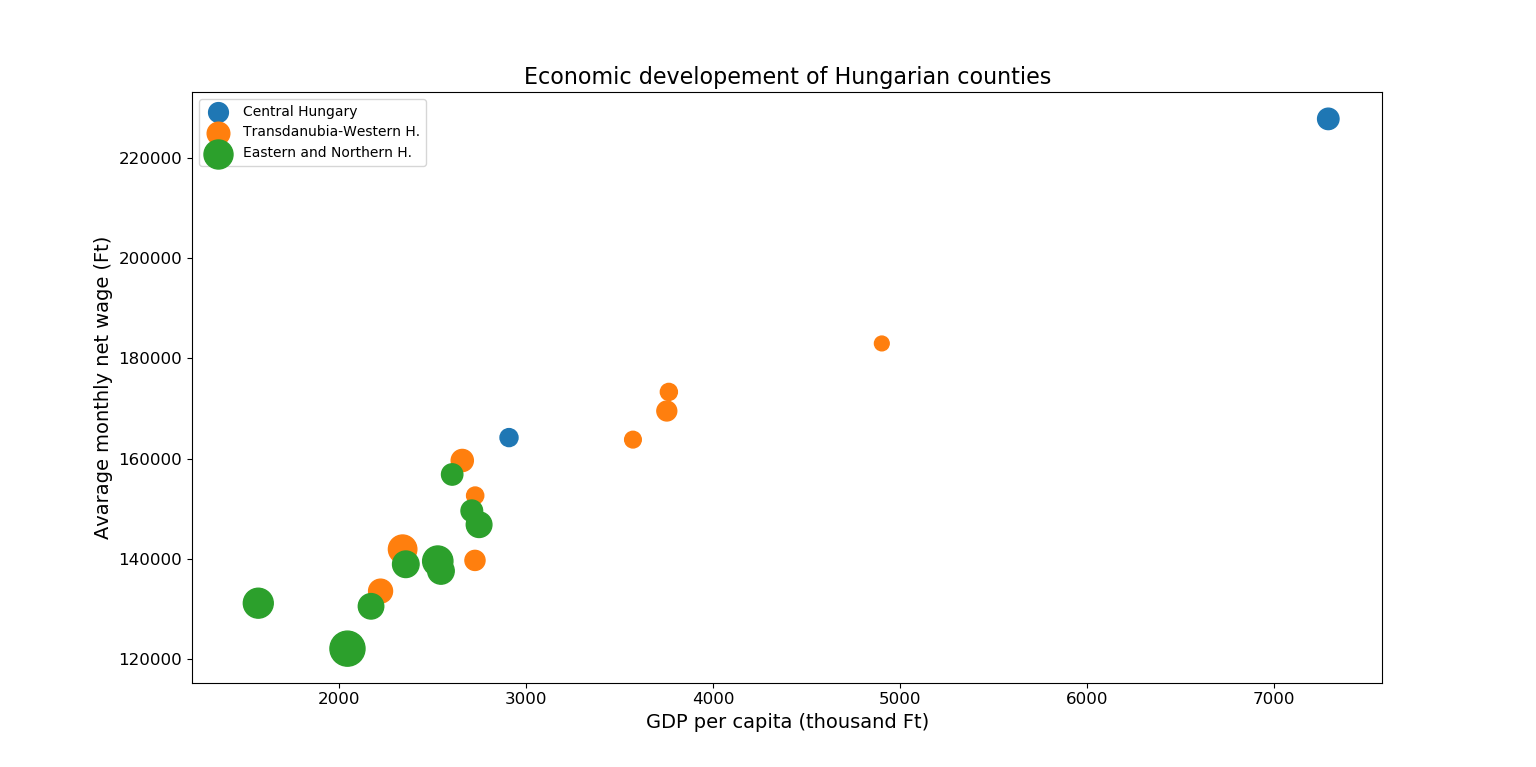

Generate this figure with Python:

import pandas as pd
import numpy as np
import matplotlib.pyplot as plt
import plotly.offline as off
import plotly.graph_objs as go

# off.init_notebook_mode(connected=True)

unem_raw = pd.read_excel(
    r'D:\Programozás\PYTHON\data\munkanelkuli_ter.xls', header=1)
wage_raw = pd.read_excel(
    r'D:\Programozás\PYTHON\data\nettoatlagkereset_ter.xls', header=1)
gdp_raw = pd.read_excel(
    r'D:\Programozás\PYTHON\data\gdpperfo_ter.xls', header=1)
aktiv_raw = pd.read_excel(
    r'D:\Programozás\PYTHON\data\gazd_aktiv_ter.xls', header=1)

aktiva = pd.DataFrame(aktiv_raw)
aktiva.iloc[1, 1] = 'megye'
aktiva.iloc[2, 1] = 'megye'
aktiva.rename(columns={2016: 'twentysixteen'}, inplace=True)
aktiv = pd.DataFrame()
for i in range(1, len(aktiva)):
    if aktiva.iloc[i, 1] == 'megye':
        aktiv[i] = aktiva.iloc[i, :]
aktiv = aktiv.T.set_index('Területi egység').iloc[:, 17:19]


aktiva = pd.DataFrame(aktiv_raw)
aktiva.iloc[1, 1] = 'megye'
aktiva.iloc[2, 1] = 'megye'
aktiva.rename(columns={2016: 'twentysixteen'}, inplace=True)
aktiv = pd.DataFrame()
for i in range(1, len(aktiva)):
    if aktiva.iloc[i, 1] == 'megye':
        aktiv[i] = aktiva.iloc[i, :]
aktiv = aktiv.T.set_index('Területi egység').iloc[:, 17:19]


unempl = pd.DataFrame()
unem_raw.rename(columns={'Unnamed: 1': 'Szint'}, inplace=True)
unem = unem_raw.iloc[:, 0:2]
unem = pd.DataFrame(unem)
col = unem_raw.iloc[:, -2]
unem.iloc[2, 1] = 'megye'
unem.iloc[1, 1] = 'megye'
unem['2016'] = pd.Series(col, index=col.index)
unem.rename(columns={'2016': 'Unemployment_2016'}, inplace=True)
for i in range(1, len(unem)):
    if unem.iloc[i, 1] == 'megye':
        unempl[i] = unem.iloc[i, :]
unempl = unempl.T.set_index('Területi egység')


unempl['unemp_rate'] = unempl.Unemployment_2016/aktiv.twentysixteen*100


wage1 = wage_raw.iloc[:, 0]
wage2 = wage_raw.iloc[:, -1]
wage = pd.DataFrame([wage1, wage2])
wage = wage.T.set_index('Területi egység').iloc[0:31, :]
merged = pd.merge(unempl, wage, how='inner', left_index=True,
                  right_index=True, copy=False)
merged.rename(columns={2016: 'Avg_net_monthly_wage_2016'}, inplace=True)


gdp1 = gdp_raw.iloc[:, -1]
gdp2 = gdp_raw.iloc[:, 0]
gdp = pd.DataFrame([gdp2, gdp1]).T
gdp = gdp.iloc[1:31, :].astype(
    {'Területi egység': str}).set_index('Területi egység')
gdp.rename(columns={2016: 'Gdp_per_capita_2016'}, inplace=True)
merged2 = pd.merge(merged, gdp, how='left', left_index=True, right_index=True)
regio = ('Central Hungary', 'Central Hungary', 'Transdanubia', 'Transdanubia', 'Transdanubia', 'Transdanubia', 'Transdanubia', 'Transdanubia', 'Transdanubia', 'Transdanubia', 'Transdanubia', 'Great Plain and North',
         'Great Plain and North', 'Great Plain and North', 'Great Plain and North', 'Great Plain and North', 'Great Plain and North', 'Great Plain and North', 'Great Plain and North', 'Great Plain and North')
merged2['Regio'] = regio
merged2.iloc[1, 4] = 2907
merged2.iloc[10, 4] = 2657
merged2.iloc[13, 4] = 1566
merged2.iloc[17, 4] = 2747
Central = merged2.iloc[0:2, :]
Trans = merged2.iloc[2:11, :]
Plain = merged2.iloc[11:20, :]


s_T = [n*55 for n in Trans.iloc[:, 2]]
s_P = [n*55 for n in Plain.iloc[:, 2]]
s_C = [n*55 for n in Central.iloc[:, 2]]
fig = plt.figure(figsize=(12, 12))
ax = plt.gca()
plt.scatter(Central.Gdp_per_capita_2016,
            Central.Avg_net_monthly_wage_2016, s=s_C)
plt.scatter(Trans.Gdp_per_capita_2016, Trans.Avg_net_monthly_wage_2016, s=s_T)
plt.scatter(Plain.Gdp_per_capita_2016, Plain.Avg_net_monthly_wage_2016, s=s_P)
plt.style.use('seaborn-deep')
plt.xlabel('GDP per capita (thousand Ft)', fontsize=14)
plt.ylabel('Avarage monthly net wage (Ft)', fontsize=14)
plt.title('Economic developement of Hungarian counties', fontsize=16)
plt.xticks(fontsize=12)
plt.yticks(fontsize=12)
plt.legend(['Central Hungary', 'Transdanubia-Western H.',
            'Eastern and Northern H.'])
plt.show()

s_C = [n*3.5 for n in Central.iloc[:, 2]]
s_P = [i*3.5 for i in Plain.iloc[:, 2]]
s_T = [t*3.5 for t in Trans.iloc[:, 2]]
Central_Hungary = go.Scatter(x=Central.Gdp_per_capita_2016, y=Central.Avg_net_monthly_wage_2016,
                             mode='markers', name='Central Hungary', hoverinfo='text', text=Central.index, marker=dict(size=s_C))
Great_Plain = go.Scatter(x=Plain.Gdp_per_capita_2016, y=Plain.Avg_net_monthly_wage_2016, mode='markers',
                         name='Eastern and Northern H.', text=Plain.index, hoverinfo='text', marker=dict(size=s_P))
Transdanubia = go.Scatter(x=Trans.Gdp_per_capita_2016, y=Trans.Avg_net_monthly_wage_2016, mode='markers',
                          name='Transdanubia-Western H.', text=Trans.index, hoverinfo='text', marker=dict(size=s_T))
layout = dict(autosize=False, width=1000, height=800, title='Economic developement of Hungarian counties',
              xaxis=dict(title='GDP per capita (thousand Ft)'), yaxis=dict(title='Avarage monthly net wage (Ft)'))
data = dict(data=[Central_Hungary, Great_Plain, Transdanubia], layout=layout)
#off.iplot(data, filename='scatter-mode')
